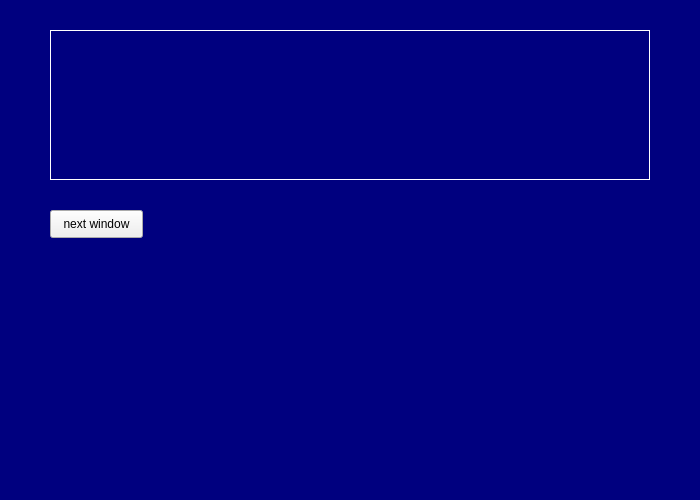
<?xml version="1.0" encoding="UTF-8"?>
<ui version="4.0">
 <class>startwindow</class>
 <widget class="QMainWindow" name="startwindow">
  <property name="geometry">
   <rect>
    <x>0</x>
    <y>0</y>
    <width>700</width>
    <height>500</height>
   </rect>
  </property>
  <property name="maximumSize">
   <size>
    <width>700</width>
    <height>500</height>
   </size>
  </property>
  <property name="windowTitle">
   <string>startwindow</string>
  </property>
  <property name="styleSheet">
   <string notr="true">
QWidget#centralwidget{
background-color: rgb(0, 0, 127);
}</string>
  </property>
  <widget class="QWidget" name="centralwidget">
   <widget class="QLabel" name="label">
    <property name="geometry">
     <rect>
      <x>50</x>
      <y>30</y>
      <width>600</width>
      <height>150</height>
     </rect>
    </property>
    <property name="maximumSize">
     <size>
      <width>600</width>
      <height>150</height>
     </size>
    </property>
    <property name="font">
     <font>
      <family>OCR A Extended</family>
      <pointsize>40</pointsize>
      <weight>50</weight>
      <italic>false</italic>
      <bold>false</bold>
      <underline>false</underline>
     </font>
    </property>
    <property name="cursor">
     <cursorShape>WaitCursor</cursorShape>
    </property>
    <property name="mouseTracking">
     <bool>false</bool>
    </property>
    <property name="layoutDirection">
     <enum>Qt::LeftToRight</enum>
    </property>
    <property name="styleSheet">
     <string notr="true">color: rgb(255, 255, 255);</string>
    </property>
    <property name="frameShape">
     <enum>QFrame::Box</enum>
    </property>
    <property name="frameShadow">
     <enum>QFrame::Plain</enum>
    </property>
    <property name="text">
     <string/>
    </property>
    <property name="textFormat">
     <enum>Qt::AutoText</enum>
    </property>
    <property name="scaledContents">
     <bool>false</bool>
    </property>
    <property name="alignment">
     <set>Qt::AlignLeading|Qt::AlignLeft|Qt::AlignVCenter</set>
    </property>
    <property name="wordWrap">
     <bool>false</bool>
    </property>
    <property name="indent">
     <number>-5</number>
    </property>
   </widget>
   <widget class="QPushButton" name="pushButton">
    <property name="geometry">
     <rect>
      <x>50</x>
      <y>210</y>
      <width>93</width>
      <height>28</height>
     </rect>
    </property>
    <property name="text">
     <string>next window</string>
    </property>
   </widget>
  </widget>
 </widget>
 <resources/>
 <connections/>
</ui>
